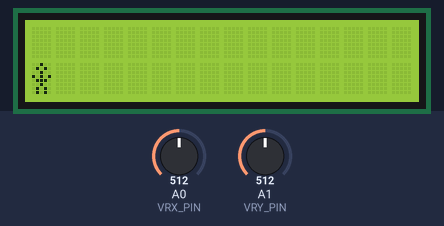
The sketch below on a simulated Arduino Uno, built with avr-gcc and run on an emulated ATmega328P. On the bench: 16×2 character LCD. The test bench sets the inputs (shaded band); at power-on: A0 (VRX_PIN) = 512, A1 (VRY_PIN) = 512. Random numbers use the default seed unless the sketch sets one; what the sketch prints to the serial monitor is not drawn.

Above: at 1.2 s.
1.3 s: A0 (VRX_PIN) set to 786
2.8 s: A0 (VRX_PIN) set to 814
At 3.21 s:
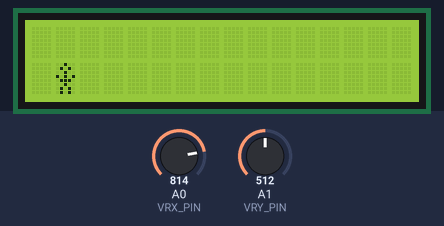
At 3.82 s:
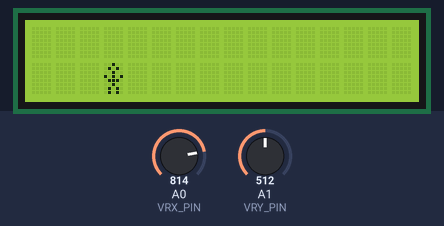
5.4 s: A1 (VRY_PIN) set to 418
7.8 s: A1 (VRY_PIN) set to 392
At 11.2 s:
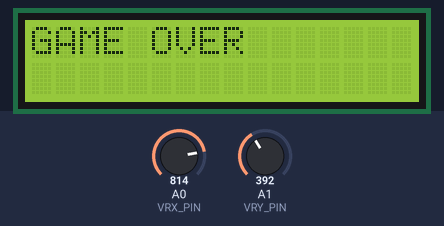
Timing chart, 0 to 12.7 s (numbered marks = the images above; inputs shaded):
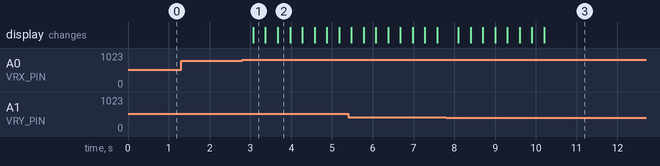

The sketch:

obstaclecourse.ino
```cpp
#include <LiquidCrystal.h>
#include <ezButton.h>
#include "Room.h"

#define VRX_PIN  A0 //Arduino pin connected to VRX pin
#define VRY_PIN  A1 //Arduino pin connected to VRY pin
#define SW_PIN   13  //Arduino pin connected to SW  pin

#define LEFT_THRESHOLD  400
#define RIGHT_THRESHOLD 800
#define UP_THRESHOLD    400
#define DOWN_THRESHOLD  800

#define COMMAND_NO     0x00
#define COMMAND_LEFT   0x01
#define COMMAND_RIGHT  0x02
#define COMMAND_UP     0x04
#define COMMAND_DOWN   0x08

int xValue = 0 ; // To store value of the X axis
int yValue = 0 ; // To store value of the Y axis
int command = COMMAND_NO;
int room = 0;
Room new_room(room);
bool cleared = false;

const int rs = 12,
          en = 3,
          d4 = 6,
          d5 = 7,
          d6 = 8,
          d7 = 9;
LiquidCrystal lcd(rs, en, d4, d5, d6, d7);
int i = 0; // x coordinate of lcd
int j = 1; // y coordinate of lcd
int input = 0; //for incoming serial data

//player character
byte stand[8] = {
  0b00100,
  0b01010,
  0b00100,
  0b10101,
  0b01110,
  0b00100,
  0b01010,
  0b01010
};

///clear character (completely empty)
byte empty[8] = {
  0b00000,
  0b00000,
  0b00000,
  0b00000,
  0b00000,
  0b00000,
  0b00000,
  0b00000
};

//obstacle character (completely filled)
byte obstacle[8] = {
  0b11111,
  0b11111,
  0b11111,
  0b11111,
  0b11111,
  0b11111,
  0b11111,
  0b11111
};

// Room current = Room;

void setup() {
  Serial.begin(9600);
  // initialize LCD and set up the number of columns and rows:
  lcd.begin(16, 2);
  // create a new character
  lcd.createChar(1, stand);
  lcd.createChar(2, empty);
  lcd.createChar(3, obstacle);
  // set the cursor to the top left
  lcd.setCursor(0, 1);
  lcd.write(1);
}

void loop() {
  int delayTime = 300;
  new_room.seed(millis()); //create seed for current iteration
  if (cleared) { //code for initialising next level
    if (new_room.room_number == 0) { //if there is no next level
      lcd.clear();
      lcd.print("You Won!");
      delay(5000);
      lcd.clear();
      //reinitialise coordinates of player
      i = 0;
      j = 1;
    }
    for (int i = 0; i < new_room.room_number; i++) { //if there is next level
      new_room.generate_room(i); //generate new coordinates
    }
    for (int a = 0; a < new_room.room_number; a++) { //initialise obstacles
      int row = new_room.room_coords[a][0];
      int col = new_room.room_coords[a][1];
      delay(10);
      lcd.setCursor(row, col);
      lcd.write(3); //creating obstacle character at specified coordinate
    }
    //create player (stand character) at specified coordinates
    lcd.setCursor(i, j);
    lcd.write(1);
    cleared = false;
  }
  else {
		 //check if player bumps into obstacle
     for (int a = 0; a < new_room.room_number; a++) {//iterate through every obstacle
      if (i == new_room.room_coords[a][0] && j == new_room.room_coords[a][1]) { /*check if
	    player coordinates overlaps with any obstacle's coordinates*/
        lcd.clear();
        lcd.print("GAME OVER");
        delay(5000);
        lcd.clear();
        //reinitialise coordinates of player
        i = 0;
        j = 1;
        //create player (stand character) at specified coordinates
        lcd.setCursor(i, j);
        lcd.write(1);
        //reset room_number attribute
        new_room.reset_room();
      }
     }
  }

  // read analog X and Y analog values
  xValue = analogRead(VRX_PIN);
  yValue = analogRead(VRY_PIN);

  // converts the analog value to commands
  // reset commands
  command = COMMAND_NO;

  // check left/right commands
  if (xValue < LEFT_THRESHOLD)
    command = command | COMMAND_LEFT;
  else if (xValue > RIGHT_THRESHOLD)
    command = command | COMMAND_RIGHT;

  // check up/down commands
  if (yValue < UP_THRESHOLD)
    command = command | COMMAND_UP;
  else if (yValue > DOWN_THRESHOLD)
    command = command | COMMAND_DOWN;

  // NOTE: AT A TIME, THERE MAY BE NO COMMAND, ONE COMMAND OR TWO COMMANDS

  //print command to serial and process command
  if (command & COMMAND_UP) {
    Serial.println("COMMAND UP");
    if (j != 0){ //if not at top row
      //erase previous coordinate's player (stand character)
      lcd.setCursor(i, j);
      lcd.write(2);
      //move player's coordinates to top row
      j = 0;
      //create player (stand character) at specified coordinates
      lcd.setCursor(i, j);
      lcd.write(1);
    }
    //don't do anything if already at top row
  }

  if (command & COMMAND_LEFT) {
    Serial.println("COMMAND LEFT");
    if (i != 0){ //if not at leftmost column
      //erase previous coordinate's player (stand character)
      lcd.setCursor(i, j);
      lcd.write(2);
      //move player's coordinates to the left by one
      i -= 1;
      //create player (stand character) at specified coordinates
      lcd.setCursor(i, j);
      lcd.write(1);
    }
    //don't do anything if already at leftmost column
  }

  if (command & COMMAND_DOWN) {
    Serial.println("COMMAND DOWN");
    if (j != 1){ //if not at bottom row
      //erase previous coordinate's player (stand character)
      lcd.setCursor(i, j);
      lcd.write(2);
      //move player's coordinates to top row
      j = 1;
      //create player (stand character) at specified coordinates
      lcd.setCursor(i, j);
      lcd.write(1);
    }
    //don't do anything if already at bottom row
  }
  if (command & COMMAND_RIGHT) {
    Serial.println("COMMAND RIGHT");
    if (i == 15){ //if at rightmost column
	    //erase previous coordinate's player (stand character)
      lcd.setCursor(i, j);
      lcd.write(2);
      //move player to start of new room
      i = 0;
      cleared = true;
      //increase room_number attribute
      new_room.increase();
      lcd.clear();
      delayTime = 500;
    }
    else {
	    //erase previous coordinate's player (stand character)
	    lcd.setCursor(i, j);
      lcd.write(2);
      //move player's coordinates to the right by one
      i += 1;
    }
    //create player (stand character) at specified coordinates
    lcd.setCursor(i, j);
    lcd.write(1);
  }
  delay(delayTime);
}
```

Room.cpp
```cpp
// Room.cpp
#include <stdio.h>
#include <stdlib.h>
#include "Room.h"
#include <Time.h>

//declaration for generate_room
int x = 0;
int y = 0;

Room::Room(int number) { //init function
    this->room_number = number;
}

void Room::increase(){ //increase room number until 8 where it restarts
    if (this->room_number < 8) {
      this->room_number++;
    }
    else {
      this->room_number = 0;
    }
}
void Room::seed(int time) { //create seed for generate_room function
  srand(time);
}

void Room::generate_room(int index){
  bool invalid = true; //continue generating new coordinates until they are valid
  while (invalid) {
	  //16x2 LCD: 0 <= x <= 15, 0 <= y <= 1
    x = rand() % 15 + 1; //random integer from 1 to 15 (inclusive)
    y = rand() % 2; //random number that is 0 or 1
    bool passed = true; //check if new obstacle is at an impossible position
    for (int i = 0; i < this->room_number; i++) { /*iterating through all
	  the coordinates in room_coords*/
      int x1 = this->room_coords[i][0];
      int y1 = this->room_coords[i][1];
      if (x == x1) {
		      //on top or on each other
          passed = false;
      }
      else if ((x == x1 + 1 || x == x1 - 1) && y != y1) {
	      //adjcent horizontally and opposite vertically (i.e. one is up, one is down)
          passed = false;
      }
      else {
          continue;
      }
    }
    if (passed) { //add new coordinates if they are not in an impossible position
      this->room_coords[index][0] = x;
      this->room_coords[index][1] = y;
      invalid = false;
    }
  }
}

void Room::reset_room() { //reset function for game over
  this->room_number = 0;
}
```

Room.h
```cpp
#ifndef Room_h
#define Room_h
#include "Arduino.h"

class Room{
	public:
		//attributes
	  int room_number = 0;
	  int room_coords[8][2] = {0};
	  //init
	  Room(int number);
	  //methods
	  void increase();
	  void Room::seed(int time);
	  void generate_room(int index);
	  void reset_room();
};
#endif
```

Measured:
- the behaviour switches between 800 and 801 on A0 (VRX_PIN) (found by bisection; images 0 and 1)
- the behaviour switches between 400 and 399 on A1 (VRY_PIN) (found by bisection; images 2 and 3)
- after the input at 1.3 s, every drawn part: stays the same
- after the input at 2.8 s, the display: changes after 0.27 s (image 1)
